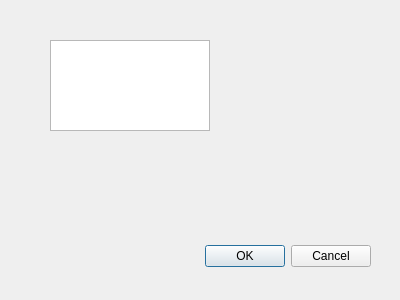
<?xml version="1.0" encoding="UTF-8"?>
<ui version="4.0">
 <class>Dialog</class>
 <widget class="QDialog" name="Dialog">
  <property name="geometry">
   <rect>
    <x>0</x>
    <y>0</y>
    <width>400</width>
    <height>300</height>
   </rect>
  </property>
  <property name="windowTitle">
   <string>Dialog</string>
  </property>
  <widget class="QDialogButtonBox" name="buttonBox">
   <property name="geometry">
    <rect>
     <x>30</x>
     <y>240</y>
     <width>341</width>
     <height>32</height>
    </rect>
   </property>
   <property name="orientation">
    <enum>Qt::Horizontal</enum>
   </property>
   <property name="standardButtons">
    <set>QDialogButtonBox::Cancel|QDialogButtonBox::Ok</set>
   </property>
  </widget>
  <widget class="QWidget" name="verticalLayoutWidget">
   <property name="geometry">
    <rect>
     <x>50</x>
     <y>40</y>
     <width>160</width>
     <height>91</height>
    </rect>
   </property>
   <layout class="QVBoxLayout" name="verticalLayout">
    <item>
     <widget class="QListView" name="listView"/>
    </item>
   </layout>
  </widget>
  <action name="actiontest">
   <property name="text">
    <string>test</string>
   </property>
   <property name="toolTip">
    <string>&lt;html&gt;&lt;head/&gt;&lt;body&gt;&lt;p&gt;test for zjl&lt;/p&gt;&lt;/body&gt;&lt;/html&gt;</string>
   </property>
  </action>
 </widget>
 <resources/>
 <connections>
  <connection>
   <sender>buttonBox</sender>
   <signal>accepted()</signal>
   <receiver>Dialog</receiver>
   <slot>accept()</slot>
   <hints>
    <hint type="sourcelabel">
     <x>248</x>
     <y>254</y>
    </hint>
    <hint type="destinationlabel">
     <x>157</x>
     <y>274</y>
    </hint>
   </hints>
  </connection>
  <connection>
   <sender>buttonBox</sender>
   <signal>rejected()</signal>
   <receiver>Dialog</receiver>
   <slot>reject()</slot>
   <hints>
    <hint type="sourcelabel">
     <x>316</x>
     <y>260</y>
    </hint>
    <hint type="destinationlabel">
     <x>286</x>
     <y>274</y>
    </hint>
   </hints>
  </connection>
 </connections>
</ui>
